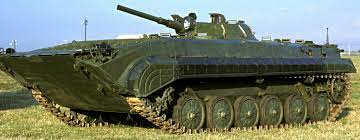
#> input picture 1lab/bmp.bmp, 360 x 140 px
$ python main.py bmp.bmp
#> lines starting #> are read from the running program, lines starting #| are printed output that depends on the picture
#!/usr/bin/python3

import random
import sys
import typing
import numpy as np
from PIL import Image, ImageDraw
from funcy import print_durations

Point_type = typing.Tuple[int, int]
Hystogram_type = typing.Dict[int, int]

def default_mask_apply(pix_img, mask, point:Point_type):
    mid_mask = (len(mask)//2, len(mask[0])//2)
    res = np.zeros(len(pix_img[0,0]), dtype=int)
    for imask, mask_row in enumerate(mask):
        for jmask, mask_val in enumerate(mask_row):
            try:
                tmp = mask_val * pix_img[point[0]+jmask-mid_mask[0], point[1]+imask-mid_mask[1]]
            except IndexError:
                tmp = [0]*len(res)
            res += tmp
    return res


def pixel_gen(img:Image, mask=[[1]], default=0, apply_func=default_mask_apply):
    pix = img.load()
    for row in range(img.size[1]):
        for col in range(img.size[0]):
            pos = (col, row)
            yield (pos, tuple(apply_func(pix, mask, pos)))


# [14 lines left out: function integral_copy, not called in this run]


class Rect:
    # [5 lines left out: function __init__, not called in this run]


    def __iter__(self):
        #return tuple((x, y) for x in range(self.left, self.right+1) for y in range(self.bottom, self.top+1))
        return tuple((x, y) for y in range(self.bottom, self.top+1) for x in range(self.left, self.right+1)).__iter__()

    # [5 lines left out: function move, not called in this run]

    def move_to_left(self):
        self.right -= self.left
        self.left = 0

    def move_to_bottom(self):
        self.top -= self.bottom
        self.bottom = 0

    def inside(self, point:Point_type):
        return self.left <= point[0] and point[0] <= self.right and self.bottom <= point[1] and point[1] <= self.top


# [12 lines left out: function hystogram, not called in this run]


name = sys.argv[-1].split('.')[0]

@print_durations
def main(func=None):
    if len(sys.argv) < 2:
        print("no file given")
        return
    image = Image.open(sys.argv[-1])
#> image is the input picture: PIL image 360x140 RGB; mean R, G, B 117.3, 125.9, 109.4
    draw = ImageDraw.Draw(image)
    for pos, p in pixel_gen(image):
#> in default_mask_apply, `mid_mask = (len(mask)//2, len(mask[0])//2)`: mid_mask = (0, 0)
#> in default_mask_apply, `res = np.zeros(len(pix_img[0,0]), dtype=int)`: res = [0, 0, 0]
        s = sum(p[:3]) // 3
        draw.point(pos, (s,s,s))
#> this loop made 50400 passes
    image.save("res_" + name + "_0.jpg", "JPEG")
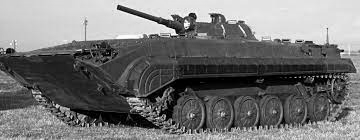
#> saved as res_bmp_0.jpg: PIL image 360x140 RGB; min 0, max 254, mean 117.2

    if func:
        func(image, draw)


if __name__ == "__main__":
    main()
